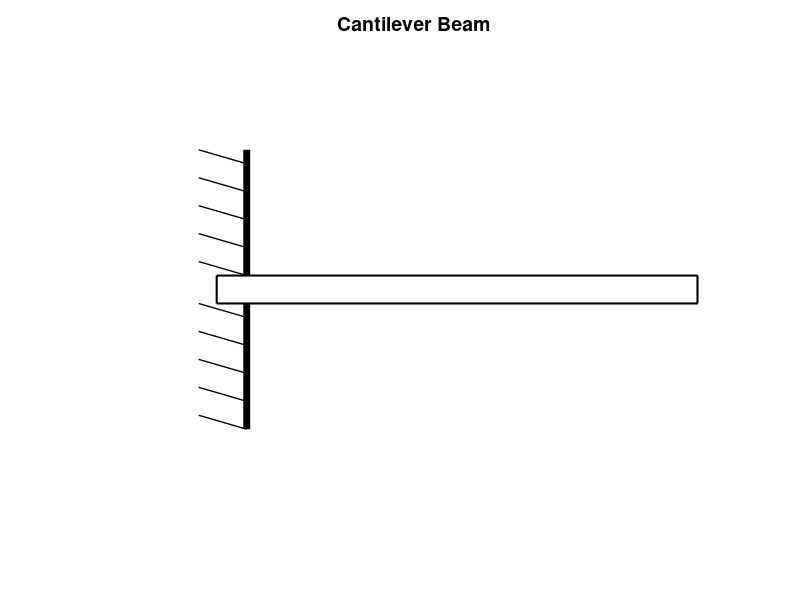

The MATLAB source for this figure: (Note: this script raises an error after producing the figure.)
%Generates *.xml scripts for Moodle Embedded answers [cloze] 
%question name - Cantilver level 1
%Created by Stecia-Marie Fletcher for the project ,'Intoducing e-learning
%environments to the Biomedical Engineering Programme', supervised by Dr. Pilar 
%Garcia Souto
%UCL Department: Medical Physics and Bioengineering
%Date: 18/09/14
%version 1.0

comb1=fopen('cantilever1.xml','w');

fprintf(comb1,'%s','<?xml version="1.0" encoding="UTF-8"?>');
fprintf(comb1,'\n%s','<quiz>');

for i=1:1:100
    
% Start Image

%Generates image for level 1 cantilever beam problems
%Created by Stecia-Marie Fletcher for the continuation of the project ,'Intoducing e-learning
%environments to the Biomedical Engineering Programme', supervised by Dr. Pilar 
%Garcia Souto for the purposes of the module, Mechanics and Materials
%UCL Department: Medical Physics and Bioengineering
%Date: 15/09/14
%version 1.0
%version 2.0. Modifications done by Pilar Garcia Souto (1) the SF should
%start at the value R, instead o. Needed to modify the graph.

l=randi([10,20]);
L=l*10;

%Plotting the beam

x1=0;
x2=L+L/15;

%Ploting a vertical line

a=plot([L/15,L/15],[-1,-0.1],'Color','black','linewidth',5);

hold on

plot([L/15,L/15],[1,0.1],'Color','black','linewidth',5);

%Plotting a beam

rectangle('Position',[x1,-0.1,x2,0.2],'LineWidth',1.5);

%Axis restrictions and title

axis([-L/4 x2+10 -1.75 1.75]);

title('Cantilever Beam','FontSize',14, 'FontWeight','bold');

axis off

%Plotting the sloped lines indicating the rigidity of the vertical wall (in
%keeping with cantilever beams in notes)

for c=0.2:0.2:1
    plot([-L/25,L/15],[c,c-0.1],'Color','black','linewidth',1);
end

for d=-0.9:0.2:-0.1
    plot([-L/25,L/15],[d,d-0.1],'Color','black','linewidth',1);
end

%Plotting and labelling the reaction forces

arrow([L/30,-1.3],[L/30,-0.15],'LineWidth',2) %Reaction force at boundary

text(-2,-1.25,'R','Fontsize',14,'FontWeight','bold') %Label reaction force at boundary

rectangle('Position',[-L/5,-0.15,L/8,0.3],'Curvature',[1,1],'LineWidth',1.5); %Moment circle

arrow([-L/9,-0.15],[-L/9 + 1,-0.15],'LineWidth',2) %Moment arrow

text(-L/6,0.3,'M','Fontsize',14,'FontWeight','bold') %Moment label

%Indicating the length of the beam on the plot

a1=L/15; %Starting point of measured beam
a2=L+L/15; %End point of measured beam
%Measured beam does not include beam length to the left of the barrier

a3=a1+(a1+a2)/2; %Midpoint of measured beam

arrow([a3,-1],[a1,-1],'LineWidth',2); %Draws l.h.s. of arrow
arrow([a3,-1],[a2,-1],'LineWidth',2); %Draws r.h.s. of arrow

plot([a2,a2],[-0.1,-1],'LineStyle','--','LineWidth',2,'Color','black');

L_in_m=L/100; %length in meters

Length_label=strcat(num2str(L_in_m),'m');

a4=a1+(a1+a2)/3;

text(a4,-1.1,Length_label,'fontsize',14,'fontweight','bold');

%Indicating level

rectangle('Position',[L-5*L/20+5,1.5,L/20,0.1],'Curvature',[1,1],'LineWidth',1.5,'FaceColor','y');
rectangle('Position',[L-4*L/20+5,1.5,L/20,0.1],'Curvature',[1,1],'LineWidth',1.5);
rectangle('Position',[L-3*L/20+5,1.5,L/20,0.1],'Curvature',[1,1],'LineWidth',1.5);
rectangle('Position',[L-2*L/20+5,1.5,L/20,0.1],'Curvature',[1,1],'LineWidth',1.5);
rectangle('Position',[L-L/20+5,1.5,L/20,0.1],'Curvature',[1,1],'LineWidth',1.5);

text(a3,1.55,'Level 1','fontsize',14,'fontweight','bold'); %Level 1 label

%Showing x direction

arrow([0,-1.5],[L/5,-1.5],'linewidth',2);

text(L/5+L/40,-1.5,'x','Fontsize',14,'fontweight','bold');

%Indicating x=0 position

arrow([L/15,1.3],[L/15,1.05],'LineWidth',2) 

text(L/15-L/30,1.35,'x=0','Fontsize',12,'fontweight','bold');

%Plotting point load

p=randi([4,l-3]);
P=p*10;
Position=a1+P;
arrow([Position,0.75],[Position,0.1],'LineWidth',3)

%Weight

w=randi([10,20]);
W=w*10;
Weight_label=strcat(num2str(W),'N');

text(Position-L/30,0.85,Weight_label,'fontsize',14,'fontweight','bold') %labelling weight of the pont load

%Indicating distance of point load from position x=0

b1=a1; %Starting point of measured position
b2=Position; %End point of measured position

b3=b1+(b1+b2)/2; %Midpoint 

arrow([b3,-0.2],[b1,-0.2],'LineWidth',2); %Draws l.h.s. of arrow
arrow([b3,-0.2],[b2,-0.2],'LineWidth',2); %Draws r.h.s. of arrow

P_in_m=P/100; %Position in m

Position_label=strcat(num2str(P_in_m),'m');

b4=b1+(b1+b2)/3;

text(b4,-0.3,Position_label,'fontsize',14,'fontweight','bold');

%Indicating positions A, B and C

text(a1+1,0.2,'A','fontsize',14,'fontweight','bold');
text(b2+4,0.2,'B','fontsize',14,'fontweight','bold');
text(a2,0.2,'C','fontsize',14,'fontweight','bold');

hold off

imgname=strcat('level1_',num2str(i),'.jpg');

saveas(a,imgname);

%Plotting the SFD

R=W;

%By taking moments about A

M=(W*P_in_m);

%SF=plot([0,0],[0,R],'linewidth',3,'Color','red'); %commented by Pilar as the SF should start directly at R
%hold on %commented by Pilar

SF= plot([0,P_in_m],[R,R],'linewidth',2,'Color','red');

hold on

plot([P_in_m,P_in_m],[R,0],'linewidth',2,'Color','red');

plot([P_in_m,L_in_m],[0,0],'linewidth',2,'Color','red');

%Axes and titles

axis([0 L_in_m+0.1 0 R+R/5]);

title('Shear Force Diagram','FontSize',14, 'FontWeight','bold');

ylabel('Shear Force (N)','Fontsize',12,'FontWeight','bold');

xlabel('Displacement (m)','Fontsize',12,'FontWeight','bold');

shearforce=strcat('shearforce_level1_',num2str(i),'.jpg');

saveas(SF,shearforce);

hold off

%Plotting the bending moment diagram

BM=plot([0,P_in_m],[-M,0],'linewidth',2,'Color','red');

hold on

plot([P_in_m,L_in_m],[0,0],'linewidth',2,'Color','red');

%Axes and titles

axis([0 L_in_m -M 0]);

title('Bending Moment Diagram','FontSize',14, 'FontWeight','bold');

ylabel('Bending Moment (N.m)','Fontsize',12,'FontWeight','bold');

xlabel('Displacement (m)','Fontsize',12,'FontWeight','bold');

bendingmoment=strcat('bendingmoment_level1_',num2str(i),'.jpg');

saveas(BM,bendingmoment);

hold off

%End image

fprintf(comb1,'\n<!--question %d-->',i);
fprintf(comb1,'\n%s','<question type="cloze">');

fprintf(comb1,'\n%s','<name>');
fprintf(comb1,'\n<text>Cantilever %d Level 1</text>',i);
fprintf(comb1,'\n%s','</name>');

fprintf(comb1,'\n%s','<questiontext format="html">');
fprintf(comb1,'\n%s','<text>');
fprintf(comb1,'\n%s','<![CDATA[<p><img style="width: 625px; heght: 500px; margin-right: auto; margin-left: auto; display: block;"');
fprintf(comb1,'src="http://www.ucl.ac.uk/~rmapdpg/MoodleQuiz/Cantilever/Level_1/level1_%d.jpg"',i);
fprintf(comb1,'%s','alt="Beamplot" width="30 height="30"/></p>');

fprintf(comb1,'\n%s','<p style="text-align: left;">Consider a Cantilever beam as shown in the image above.</p>');
fprintf(comb1,'\n%s','<p style="text-align: left;">The wall generates a support, R, at positon A (x=0) and an anticlockwise moment, M.</p>');
fprintf(comb1,'\n%s','<p style="text-align: left;">There is a single external point force acting on the beam at position B as shown in the diagram.</p>');
fprintf(comb1,'\n%s','<pstyle="text-align: left;" >Using the convention that upward forces and anti-clockwise moments are positive, and the information given:');
fprintf(comb1,'\n%s','<p>a) Calculate the magnitude of the reaction force R and the moment M to the nearest whole number.');

%R and m

fprintf(comb1,'\n%s','<p style="text-align: center;" >');
fprintf(comb1,'R = {1:NUMERICAL:=%3.0f:1#Good job!~*#Sorry. Try again.} N</p>',R);
fprintf(comb1,'\n%s','<p style="text-align: center;" >');
fprintf(comb1,'M = {1:NUMERICAL:=%3.0f:1#Good job!~*#Sorry. Try again.} N.m</p>',M);

fprintf(comb1,'\n%s','<p style="text-align: left;">b) Calculate and draw the Shear Force Diagram (SFD) on paper and identify the following values:</p>');

%Calculating shear force

SFA=R;
SFB=0;
SFC=0;


fprintf(comb1,'\n%s','<p style="text-align: left;">Shear Force just to the right of A.</p>');
fprintf(comb1,'\n%s','<p style="text-align: center;">');
fprintf(comb1,'{1:NUMERICAL:=%3.0f:1#Good job!~*#Sorry. Try again.} N</p>',SFA);

fprintf(comb1,'\n%s','<p style="text-align: left;">Shear Force just to the right of B.</p>');
fprintf(comb1,'\n%s','<p style="text-align: center;">');
fprintf(comb1,'{1:NUMERICAL:=%3.0f:1#Good job!~*#Sorry. Try again.} N</p>',SFB);

fprintf(comb1,'\n%s','<p style="text-align: left;">Shear Force just to the right of C.</p>');
fprintf(comb1,'\n%s','<p style="text-align: center;">');
fprintf(comb1,'{1:NUMERICAL:=%3.0f:1#Good job!~*#Sorry. Try again.} N</p>',SFC);

fprintf(comb1,'\n%s','<p style="text-align:left;">From the drop down menus below indicate how the indicated points are connected in the SFD</p>');
fprintf(comb1,'\n%s','<p>1) A and B {1:MULTICHOICE:Either a horizontal or vertical line.~=A combination of horizontal and vertical lines.~A line with a slope.~A curve}</p>');

fprintf(comb1,'\n%s','<p>2) B and C {1:MULTICHOICE:=Either a horizontal or vertical line.~A combination of horizontal and vertical lines.~A line with a slope.~A curve}</p>');


%Calculating the bending moments

BMA=-M;
BMB=0;
BMC=0;

fprintf(comb1,'\n%s','<p style="text-align: left;">c) Calculate and draw the Bending Moment Diagram (BMD) on paper and identify the following values:</p>');

fprintf(comb1,'\n%s','<p style="text-align: left;">Bending moment at A.</p>');
fprintf(comb1,'\n%s','<p style="text-align: center;">');
fprintf(comb1,'{1:NUMERICAL:=%3.0f:1#Good job!~*#Sorry. Try again.} N.m</p>',BMA);

fprintf(comb1,'\n%s','<p style="text-align: left;">Bending Moment at B.</p>');
fprintf(comb1,'\n%s','<p style="text-align: center;">');
fprintf(comb1,'{1:NUMERICAL:=%3.0f:1#Good job!~*#Sorry. Try again.} N.m</p>',BMB);

fprintf(comb1,'\n%s','<p style="text-align: left;">Bending Moment at C.</p>');
fprintf(comb1,'\n%s','<p style="text-align: center;">');
fprintf(comb1,'{1:NUMERICAL:=%3.0f:1#Good job!~*#Sorry. Try again.} N.m</p>',BMC);

fprintf(comb1,'\n%s','<p style="text-align:left;">From the drop down menus below indicate how the indicated points are connected in the BMD</p>');
fprintf(comb1,'\n%s','<p>1) A and B {1:MULTICHOICE:Either a horizontal or vertical line.~A combination of horizontal and vertical lines.~=A line with a slope.~A curve}</p>');

fprintf(comb1,'\n%s','<p>2) B and C {1:MULTICHOICE:=Either a horizontal or vertical line.~A combination of horizontal and vertical lines.~A line with a slope.~A curve}</p>]]>');



fprintf(comb1,'\n%s','</text>');
fprintf(comb1,'\n%s','</questiontext>');



% <generalfeedback format="html">
% <text>
% <![CDATA[<p>-----General Feedback----</p>]]>
% </text>
% </generalfeedback.

fprintf(comb1,'\n%s','<generalfeedback format="html">');
fprintf(comb1,'\n%s','<text>');
fprintf(comb1,'\n%s','<![CDATA[<p><img style="width: 625px; heght: 500px; margin-right: auto; margin-left: auto; display: block;"');
fprintf(comb1,'src="http://www.ucl.ac.uk/~rmapdpg/MoodleQuiz/Cantilever/Level_1/shearforce_level1_%d.jpg"',i);
fprintf(comb1,'%s','alt="Beamplot" width="30 height="30"/></p>');

fprintf(comb1,'\n%s','<p style="text-align: left;">Your Shear Force Diagram should look like the image shown above.</p>');

fprintf(comb1,'\n%s','<p><img style="width: 625px; heght: 500px; margin-right: auto; margin-left: auto; display: block;"');
fprintf(comb1,'src="http://www.ucl.ac.uk/~rmapdpg/MoodleQuiz/Cantilever/Level_2/bendingmoment_level1_%d.jpg"',i);
fprintf(comb1,'%s','alt="Beamplot" width="30 height="30"/></p>');

fprintf(comb1,'\n%s','<p style="text-align: left;">Your Bending Moment Diagram should look like the image shown above.</p>]]>');

fprintf(comb1,'\n%s','</text>');
fprintf(comb1,'\n%s','</generalfeedback>');



fprintf(comb1,'\n%s','<penalty>0</penalty>');
fprintf(comb1,'\n%s','<hidden>0</hidden>');





fprintf(comb1,'\n%s','</question>');
end 
fprintf(comb1,'\n%s','</quiz>');
